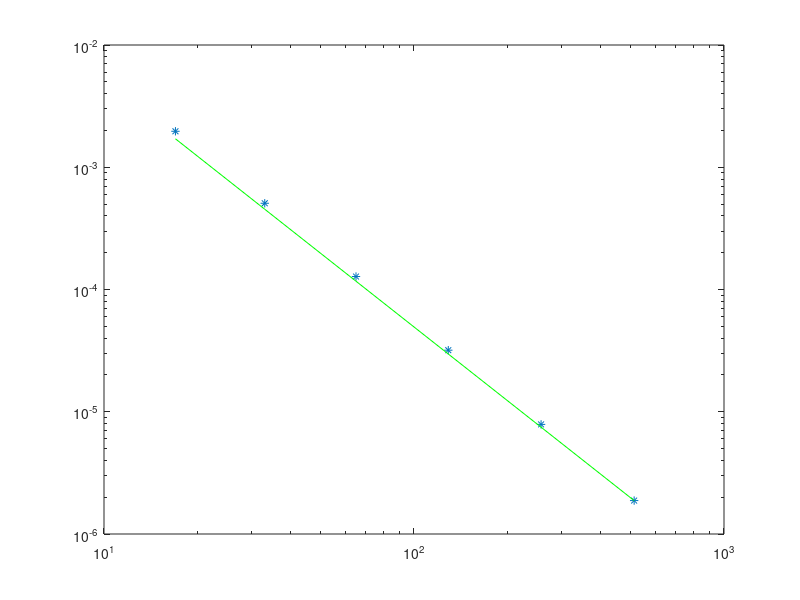

Here is the MATLAB script that generated this plot:
clear all
close all

mrif=2^11+1;
m=mrif;
h=2/(m-1);
x=linspace(-1,1,m)';

D2 = toeplitz(sparse([1,1],[1,2],[-2,1]/(h^2),1,m));
D1 = toeplitz(sparse(1,2,-1/(2*h),1,m),sparse(1,2,1/(2*h),1,m));

F=@(u) [u(1)-2;(diag(exp(x))*(D2*u)+D1*u-u.^2+u-1)(2:m-1);u(m)-2];
J=@(u) [[1,zeros(1,m-1)];(diag(exp(x))*D2+D1-2*diag(u)+speye(m))(2:m-1,1:m);[zeros(1,m-1),1]];
u0=2*ones(m,1);
res=-J(u0)\F(u0);
tol=h^2;
while(norm(res,inf)>tol)
  u0+=res;
  res=-J(u0)\F(u0);
end
u0+=res;

Urif=u0;
count=0;
mrange=2.^(4:9)+1;

for m=mrange
  count++;
  
  h=2/(m-1);
  x=linspace(-1,1,m)';
  
  D2 = toeplitz(sparse([1,1],[1,2],[-2,1]/(h^2),1,m));
  D1 = toeplitz(sparse(1,2,-1/(2*h),1,m),sparse(1,2,1/(2*h),1,m));
  
  F=@(u) [u(1)-2;(diag(exp(x))*(D2*u)+D1*u-u.^2+u-1)(2:m-1);u(m)-2];
  J=@(u) [[1,zeros(1,m-1)];(diag(exp(x))*D2+D1-2*diag(u)+speye(m))(2:m-1,1:m);[zeros(1,m-1),1]];
  u0=2*ones(m,1);
  res=-J(u0)\F(u0);
  tol=h^2;
  while(norm(res,inf)>tol)
    u0+=res;
    res=-J(u0)\F(u0);
  end
  u0+=res;
  
  err(count)=norm(u0-Urif(1:(mrif-1)/(m-1):mrif),inf);
end

loglog(mrange,err,'*',mrange,err(end)*(mrange/mrange(end)).^(-2),'g')
